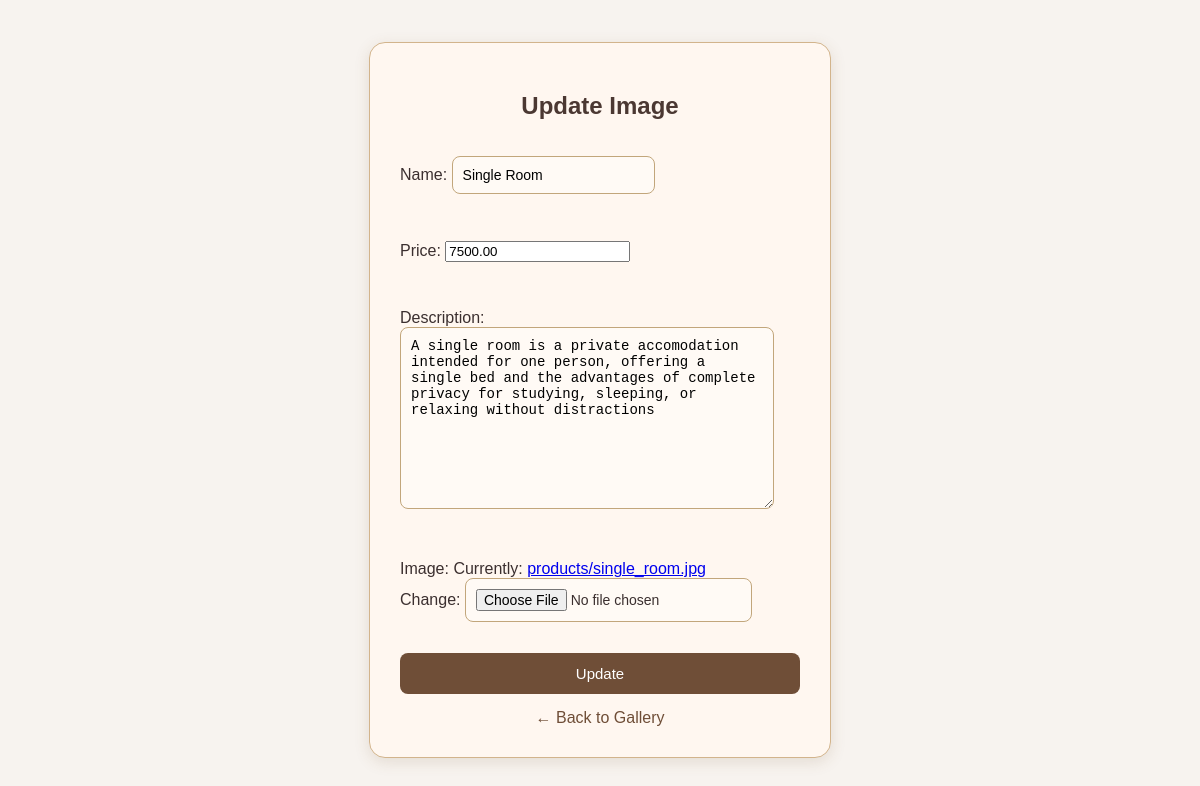
Screenshot of /update_images/1/ with the database file from the repository.
### Hostel_Manager_App/models.py (models this page shows)
class Image_table(models.Model):
    name=models.CharField(max_length=50)
    price=models.DecimalField(max_digits=10,decimal_places=2)
    description=models.TextField()
    image=models.ImageField(upload_to='products/')

### Hostel_Manager_App/views.py (the view)
# urls.py: path('update_images/<int:i_id>/', views.update_images, name='update_images'),
def update_images(request,i_id):
    image=Image_table.objects.filter(id=i_id).first()
    if not image:
        return redirect('image_list_admin')
    if request.method=='POST':
        form=Image_form(request.POST,request.FILES,instance=image)
        if form.is_valid():
            form.save()
            return redirect('image_list_admin')
    else:
        form=Image_form(instance=image)
    return render(request,'update_images.html',{'form':form})

### Hostel_Manager_App/forms.py
class Image_form(forms.ModelForm):
    class Meta:
        model=Image_table
        fields=['name','price','description','image']

### Hostel_Manager_App/templates/update_images.html (shortened to what this page needs)
<!DOCTYPE html>
<html lang="en">
<head>
</head>
<body>
  <div class="update-container">
    <h2>Update Image</h2>
    <form method="POST" enctype="multipart/form-data">
      {{ form.as_p }}
      <button type="submit">Update</button>
    </form>
    <a href="{% url 'image_list_admin' %}" class="back-link">← Back to Gallery</a>
  </div>
</body>
</html>

### Hostel_Manager_App/templates/update_images.html (style rules this page uses)
body { background-color: #f7f3ef; font-family: "Poppins", sans-serif; color: #3b2f2f; display: flex; justify-content: center; align-items: center; height: 100vh; margin: 0; }
.update-container { background: #fff7f0; border: 1px solid #d2b48c; border-radius: 16px; padding: 30px; width: 400px; box-shadow: 0 4px 15px rgba(120, 90, 50, 0.15); transition: transform 0.2s ease, box-shadow 0.3s ease; }
h2 { text-align: center; color: #4b3832; margin-bottom: 20px; }
form { display: flex; flex-direction: column; gap: 15px; }
input[type="text"], input[type="file"], select, textarea { padding: 10px; border: 1px solid #c2a67b; border-radius: 8px; background: #fffaf5; font-size: 14px; transition: border-color 0.3s ease, background-color 0.3s ease; }
button { background-color: #6f4e37; color: #fff; border: none; padding: 12px; border-radius: 8px; cursor: pointer; font-size: 15px; font-weight: 500; transition: background-color 0.3s ease, transform 0.2s ease; }
.back-link { display: block; text-align: center; margin-top: 15px; text-decoration: none; color: #6f4e37; font-weight: 500; transition: color 0.3s ease; }

### rows the page displays
Image_table: name "Single Room", price "7500.00", description "A single room is a private accomodation intended for one person, offering a single bed and the advantages of complete privacy for studying, sleeping, or relaxing without distractions"
